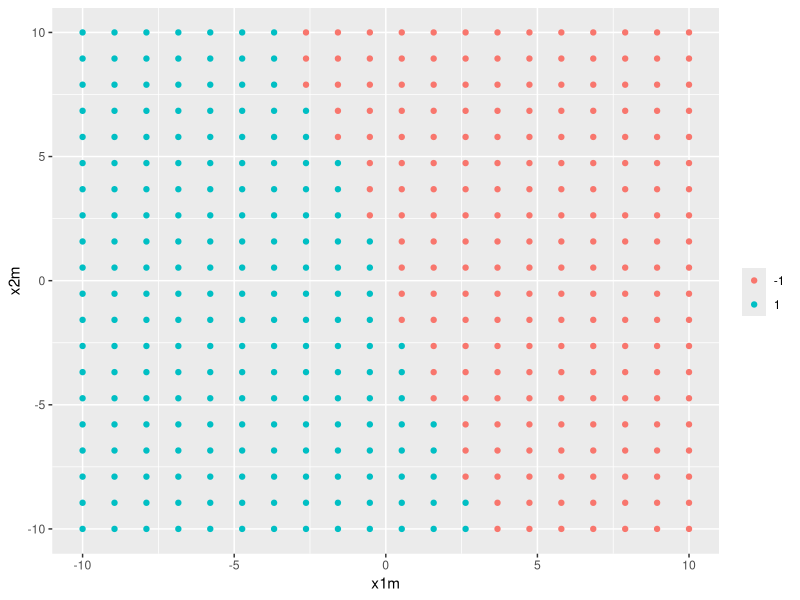

Write R code to recreate this figure. (Note: this script raises an error after producing the figure.)
## ---- chunk 1
library(tidyverse)
library(pracma)
library(expm)
library(kernlab)
## ---- chunk 2
n <- 20
x1 <- seq(-10,10,length.out = n)
x2 <- seq(-10,10,length.out = n)
X <- meshgrid(x1,x2)
Y_original <- 2*(X$X %^% 3 - 3 * X$X > X$Y)-1 # differs in 2 observations from Matlab
Y <- Y_original
Y[9,11] <- -1
Y[6,12] <- -1
## ---- chunk 3
x1m <- matrix(X$X,nrow = n^2, byrow = T)
x2m <- matrix(X$Y,nrow = n^2, byrow = T)
Xm <- cbind(x1m,x2m)
y <- matrix(Y, nrow = n^2, byrow = T)
Ym <- y %*% t(y)
Ver <- cbind(Xm, y)
## ---- chunk 4
gg_data <- tibble(x1m = x1m,
                  x2m = x2m,
                  y = y)
p1 <- ggplot(gg_data,
       aes(x = x1m, y = x2m, color = factor(y))) + 
  geom_point() + labs(color = "")
p1
## ---- chunk 5
K <- matrix(0,n^2,n^2)
for (i in 1:n^2){
  for (j in 1:n^2){
    K[i,j] <- Xm[i,] %*% Xm[j,]
  }
}
## ---- chunk 6
H <- K * Ym
onev <- t(matrix(1,1,n^2))
Aeq <- Conj(t(y))
beq <- 0
c <- 0.1
lb <- matrix(0,1,n^2)
ub <- c %*% matrix(1,1,n^2)
## ---- chunk 7
nearH <- nearPD(H)
nearH <- as.matrix(nearH$mat)
opt_alpha <- quadprog(C = nearH,d = c(onev),Aeq = Aeq,beq = beq,
                      lb = lb,ub =ub)
# opt_alpha <- quadprog(C = H,d = c(onev),Aeq = Aeq,beq = beq,
#                       lb = lb,ub =ub)
## ---- chunk 8
opt_alpha <- ipop(c = c(onev), H = H, A = Aeq, b = beq, l = lb,
                  u = ub, r = 0)
## ---- chunk 9
ind <- opt_alpha$xmin>1e-10
alpha_sv <- opt_alpha$xmin[ind]
x_sv <- Xm[ind,]
y_sv <- y[ind,]
## ---- chunk 10
w <- colSums(tibble(x1 = alpha_sv * y_sv, x2 = alpha_sv * y_sv) %>% as.matrix() * x_sv) 
b <- mean(1/y_sv - x_sv %*% w)
## ---- chunk 11
x <- c(10,1)
y_est <- sign(Conj(t(w)) %*% x + b)
## ---- chunk 12
# gg_data <- gg_data %>% 
p1 + geom_line(aes(x = c(x1,rep(NA,length(y[,1])-length(x1))
                         ), 
                   y = c(mrdivide(t(-w[1] %*% x1 - b), w[2]), rep(NA, length(y[,1]) - length(x1))
                         )
                   )
               )

ggplot(data = tibble(x = x1,
                     y = mrdivide(t(-w[1] %*% x1 - b),w[2])
                     ),
aes(x= x, y = y)) +
  geom_line()+ coord_cartesian(ylim = c(-10,10))
## ---- chunk 13
# h_matlab <- read_csv("C:/Users/behep/OneDrive - ITESO/PhD/00-Tesis/Semestre 3 - IDI III/H.csv",col_names = F) %>%
#   as.matrix()
# k_matlab <- read_csv("C:/Users/behep/OneDrive - ITESO/PhD/00-Tesis/Semestre 3 - IDI III/K.csv",col_names = F) %>%
#   as.matrix()
# ym_matlab <- read_csv("C:/Users/behep/OneDrive - ITESO/PhD/00-Tesis/Semestre 3 - IDI III/Ym.csv",col_names = F) %>%
#   as.matrix()
# y_matlab <- read_csv("C:/Users/behep/OneDrive - ITESO/PhD/00-Tesis/Semestre 3 - IDI III/Y.csv",col_names = F) %>% 
#   as.matrix()
## ---- chunk 14
# prueba_h <- trunc(H,digits = 0) == trunc(h_matlab,0)
# prueba_h <- prueba %>% as_tibble()
# write_csv(prueba, path = "prueba.csv", col_names = F)
# 
# sum(trunc(H,digits = 8) == trunc(h_matlab,8))
# sum(trunc(K,digits = 8) == trunc(k_matlab,8))
# sum(trunc(Ym,digits = 8) == trunc(ym_matlab,8))
# View(trunc(Y,digits = 8) == trunc(y_matlab,8))
# sum(trunc(Y,digits = 8) == trunc(y_matlab,8))
